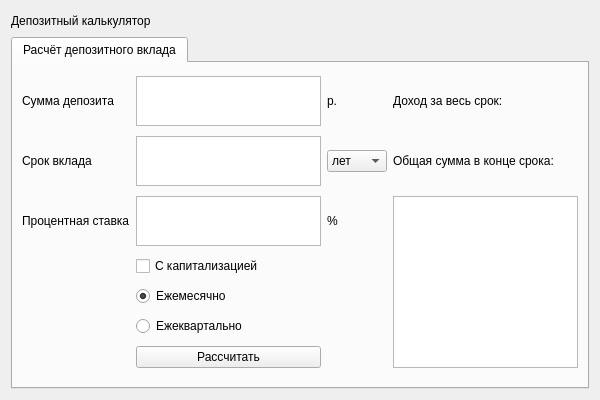
<?xml version="1.0" encoding="UTF-8"?>
<ui version="4.0">
 <class>Deposit</class>
 <widget class="QWidget" name="Deposit">
  <property name="enabled">
   <bool>true</bool>
  </property>
  <property name="geometry">
   <rect>
    <x>0</x>
    <y>0</y>
    <width>600</width>
    <height>400</height>
   </rect>
  </property>
  <property name="minimumSize">
   <size>
    <width>0</width>
    <height>300</height>
   </size>
  </property>
  <property name="maximumSize">
   <size>
    <width>16777215</width>
    <height>1000</height>
   </size>
  </property>
  <property name="windowTitle">
   <string>Form</string>
  </property>
  <layout class="QGridLayout" name="gridLayout">
   <item row="0" column="0">
    <widget class="QLabel" name="label">
     <property name="sizePolicy">
      <sizepolicy hsizetype="Preferred" vsizetype="Fixed">
       <horstretch>0</horstretch>
       <verstretch>0</verstretch>
      </sizepolicy>
     </property>
     <property name="maximumSize">
      <size>
       <width>16777215</width>
       <height>20</height>
      </size>
     </property>
     <property name="text">
      <string>Депозитный калькулятор</string>
     </property>
    </widget>
   </item>
   <item row="1" column="0">
    <widget class="QTabWidget" name="tabWidget">
     <property name="sizePolicy">
      <sizepolicy hsizetype="Expanding" vsizetype="Preferred">
       <horstretch>0</horstretch>
       <verstretch>0</verstretch>
      </sizepolicy>
     </property>
     <property name="maximumSize">
      <size>
       <width>16777215</width>
       <height>10000</height>
      </size>
     </property>
     <property name="currentIndex">
      <number>0</number>
     </property>
     <widget class="QWidget" name="tab">
      <attribute name="title">
       <string>Расчёт депозитного вклада</string>
      </attribute>
      <layout class="QGridLayout" name="gridLayout_2">
       <item row="0" column="2">
        <widget class="QLabel" name="label_5">
         <property name="text">
          <string>р.</string>
         </property>
        </widget>
       </item>
       <item row="0" column="3">
        <widget class="QLabel" name="lprofit">
         <property name="text">
          <string>Доход за весь срок:</string>
         </property>
        </widget>
       </item>
       <item row="4" column="2">
        <widget class="QLabel" name="label_6">
         <property name="text">
          <string>%</string>
         </property>
        </widget>
       </item>
       <item row="2" column="2">
        <widget class="QComboBox" name="cBtime_type">
         <property name="minimumSize">
          <size>
           <width>60</width>
           <height>20</height>
          </size>
         </property>
         <item>
          <property name="text">
           <string>лет</string>
          </property>
         </item>
         <item>
          <property name="text">
           <string>месяцев</string>
          </property>
         </item>
        </widget>
       </item>
       <item row="0" column="0">
        <widget class="QLabel" name="label_2">
         <property name="text">
          <string>Сумма депозита</string>
         </property>
        </widget>
       </item>
       <item row="0" column="1">
        <widget class="QTextEdit" name="tEsum">
         <property name="sizePolicy">
          <sizepolicy hsizetype="Expanding" vsizetype="Fixed">
           <horstretch>0</horstretch>
           <verstretch>0</verstretch>
          </sizepolicy>
         </property>
         <property name="maximumSize">
          <size>
           <width>16777215</width>
           <height>50</height>
          </size>
         </property>
        </widget>
       </item>
       <item row="6" column="1">
        <widget class="QRadioButton" name="rBmonth">
         <property name="text">
          <string>Ежемесячно</string>
         </property>
         <property name="checked">
          <bool>true</bool>
         </property>
        </widget>
       </item>
       <item row="4" column="3" rowspan="5">
        <widget class="QTextEdit" name="tEmonth">
         <property name="sizePolicy">
          <sizepolicy hsizetype="Expanding" vsizetype="Preferred">
           <horstretch>0</horstretch>
           <verstretch>0</verstretch>
          </sizepolicy>
         </property>
        </widget>
       </item>
       <item row="4" column="0">
        <widget class="QLabel" name="label_4">
         <property name="text">
          <string>Процентная ставка</string>
         </property>
        </widget>
       </item>
       <item row="5" column="1">
        <widget class="QCheckBox" name="cBkap">
         <property name="text">
          <string>С капитализацией</string>
         </property>
        </widget>
       </item>
       <item row="4" column="1">
        <widget class="QTextEdit" name="tEpercent">
         <property name="sizePolicy">
          <sizepolicy hsizetype="Expanding" vsizetype="Fixed">
           <horstretch>0</horstretch>
           <verstretch>0</verstretch>
          </sizepolicy>
         </property>
         <property name="maximumSize">
          <size>
           <width>16777215</width>
           <height>50</height>
          </size>
         </property>
        </widget>
       </item>
       <item row="2" column="1">
        <widget class="QTextEdit" name="tEtime">
         <property name="sizePolicy">
          <sizepolicy hsizetype="Expanding" vsizetype="Fixed">
           <horstretch>0</horstretch>
           <verstretch>0</verstretch>
          </sizepolicy>
         </property>
         <property name="maximumSize">
          <size>
           <width>16777215</width>
           <height>50</height>
          </size>
         </property>
        </widget>
       </item>
       <item row="2" column="3">
        <widget class="QLabel" name="ltotalsum">
         <property name="text">
          <string>Общая сумма в конце срока:</string>
         </property>
        </widget>
       </item>
       <item row="2" column="0">
        <widget class="QLabel" name="label_3">
         <property name="text">
          <string>Срок вклада</string>
         </property>
        </widget>
       </item>
       <item row="7" column="1">
        <widget class="QRadioButton" name="rBkvartal">
         <property name="text">
          <string>Ежеквартально</string>
         </property>
        </widget>
       </item>
       <item row="8" column="1">
        <widget class="QPushButton" name="pBdepositCalculate">
         <property name="text">
          <string>Рассчитать</string>
         </property>
        </widget>
       </item>
      </layout>
     </widget>
    </widget>
   </item>
  </layout>
 </widget>
 <resources/>
 <connections/>
</ui>
